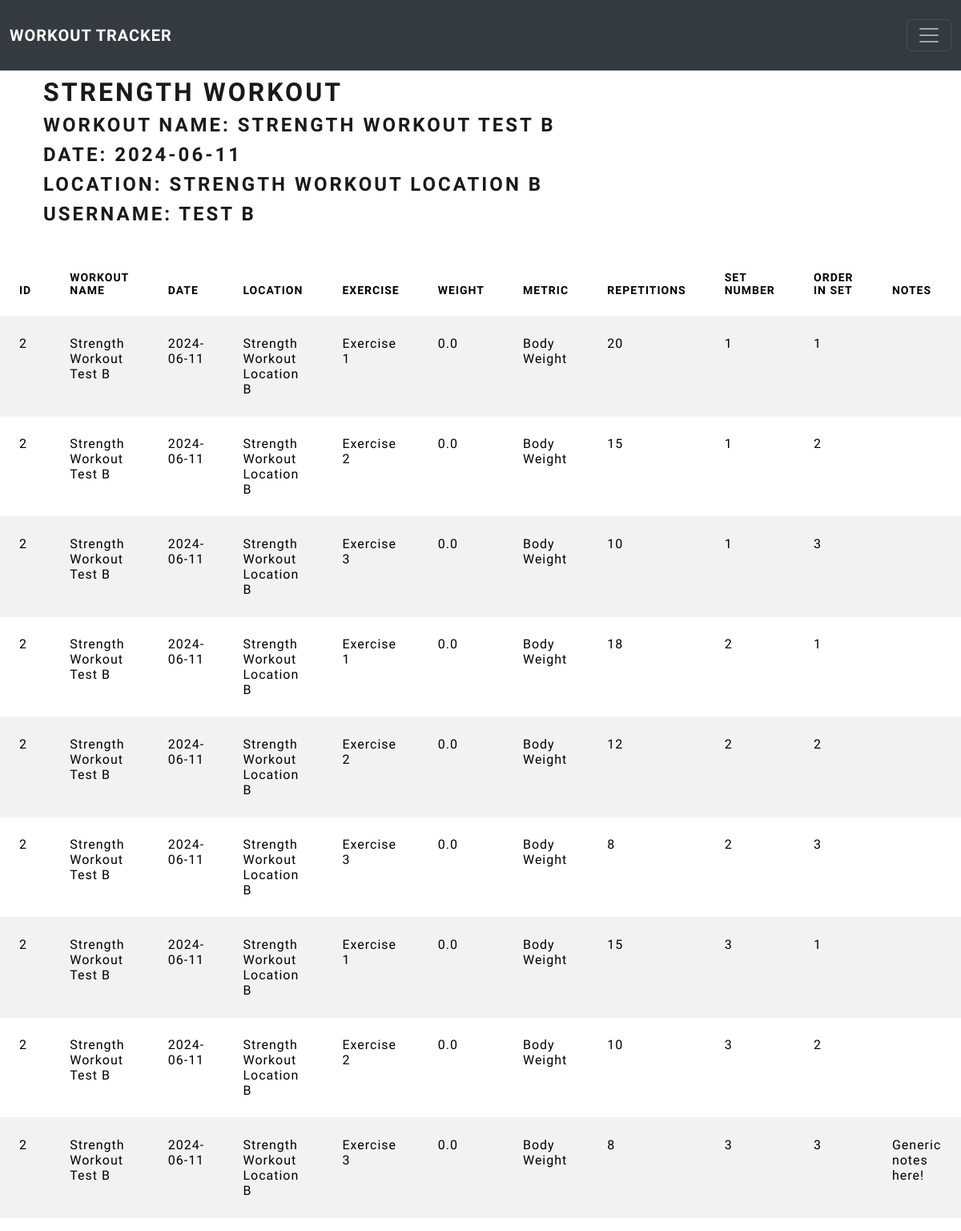
Page /view_single_strength_workout/2/2 (signed in) on the committed database.
### workouts/models.py (models this page shows, shortened)
class StrengthTraining(db.Model):
    __tablename__ = 'strength_training'
    users = db.relationship(User)
    id = db.Column(db.Integer, primary_key=True)
    user_id = db.Column(db.Integer, db.ForeignKey('users.id'), nullable=False)
    workout_name = db.Column(db.String(140), nullable=False)
    date = db.Column(db.Date, nullable=False, default=datetime.utcnow)
    location = db.Column(db.String, nullable=False)
    exercise = db.Column(db.String(140), nullable=False)
    weight = db.Column(db.Float, nullable=False)
    metric = db.Column(db.String, nullable=False)
    repetitions = db.Column(db.Integer, nullable=False)
    set_number = db.Column(db.Integer, nullable=False)
    order_in_set = db.Column(db.Integer, nullable=False)
    notes = db.Column(db.Text, nullable=False)
    exercise_count = db.Column(db.Integer, nullable=False)
    set_count = db.Column(db.Integer, nullable=False)
    sub_id = db.Column(db.Integer, nullable=False)

class User(db.Model, UserMixin):
    __tablename__ = 'users'
    id = db.Column(db.Integer, primary_key=True)
    email = db.Column(db.String(64), unique=True, index=True)
    username = db.Column(db.String(64), unique=True, index=True)
    password_hash = db.Column(db.String(128))
    strength_workouts_sub = db.relationship('StrengthTrainingSub', backref='athlete', lazy=True)
    strength_workouts = db.relationship('StrengthTraining', backref='athlete', lazy=True)
    cardio_workouts_sub = db.relationship('CardioTrainingSub', backref='athlete', lazy=True)
    cardio_workouts = db.relationship('CardioTraining', backref='athlete', lazy=True)
    recovery_questions = db.relationship('RecoveryQuestions', backref='athlete', lazy=True)

### workouts/strength_training/views.py (the view)
@strength_training.route('/view_single_strength_workout/<int:strength_workout_id>/<int:strength_user_id>')
def single_strength_workout(strength_workout_id, strength_user_id):
    strength_workout = StrengthTraining.query.filter_by(sub_id=strength_workout_id).filter_by(user_id=strength_user_id).all()
    table_username = User.query.filter_by(id=strength_user_id).first().username
    enable_edit = strength_workout[0].user_id == current_user.id
    return render_template('view_single_strength_workout.html',
                           strength_workout=strength_workout,
                           enable_edit=enable_edit,
                           table_username=table_username)

### workouts/models.py (called while the page is built)
@login_manager.user_loader
def load_user(user_id):
    return User.query.get(user_id)

### workouts/templates/view_single_strength_workout.html (shortened to what this page needs)
{% extends "base.html" %}
{% block content %}
    <div class="container">
    <h1>Strength Workout</h1>
    <h3>Workout Name: {{strength_workout[0].workout_name}}</h3>
    <h3>Date: {{strength_workout[0].date}}</h3>
    <h3>Location: {{strength_workout[0].location}}</h3>
    <h3>Username: {{table_username}}</h3>
    </div>
    </div>
    <br>
    <div class="table-responsive">
    <table id="data" class="table table-striped">
        <thead>
            <tr>
                <th>ID</th>
                <th>Workout Name</th>
                <th>Date</th>
                <th>Location</th>
                <th>Exercise</th>
                <th>Weight</th>
                <th>Metric</th>
                <th>Repetitions</th>
                <th>Set Number</th>
                <th>Order In Set</th>
                <th>Notes</th>
            </tr>
        </thead>
        <tbody>
            {% for exercise_set in strength_workout %}
            <tr>
                <td>{{ exercise_set.sub_id }}</td>
                <td>{{ exercise_set.workout_name }}</td>
                <td>{{ exercise_set.date }}</td>
                <td>{{ exercise_set.location }}</td>
                <td>{{ exercise_set.exercise }}</td>
                <td>{{ exercise_set.weight }}</td>
                <td>{{ exercise_set.metric }}</td>
                <td>{{ exercise_set.repetitions }}</td>
                <td>{{ exercise_set.set_number }}</td>
                <td>{{ exercise_set.order_in_set }}</td>
                <td>{{ exercise_set.notes }}</td>
            </tr>
            {% endfor %}
        </tbody>
    </table>
    </div>
{% endblock %}

### rows in the picture
StrengthTraining: workout_name "STRENGTH WORKOUT TEST B", date "2024-06-11", location "STRENGTH WORKOUT LOCATION B", sub_id "2", workout_name "Strength Workout Test B", location "Strength Workout Location B", exercise "Exercise 1", weight "0.0", metric "Body Weight", repetitions "20", set_number "1", order_in_set "1"
User: username "TEST B"
StrengthTraining: sub_id "2", workout_name "Strength Workout Test B", date "2024-06-11", location "Strength Workout Location B", exercise "Exercise 2", weight "0.0", metric "Body Weight", repetitions "15", set_number "1", order_in_set "2"
StrengthTraining: sub_id "2", workout_name "Strength Workout Test B", date "2024-06-11", location "Strength Workout Location B", exercise "Exercise 3", weight "0.0", metric "Body Weight", repetitions "10", set_number "1", order_in_set "3"
StrengthTraining: sub_id "2", workout_name "Strength Workout Test B", date "2024-06-11", location "Strength Workout Location B", exercise "Exercise 1", weight "0.0", metric "Body Weight", repetitions "18", set_number "2", order_in_set "1"
StrengthTraining: sub_id "2", workout_name "Strength Workout Test B", date "2024-06-11", location "Strength Workout Location B", exercise "Exercise 2", weight "0.0", metric "Body Weight", repetitions "12", set_number "2", order_in_set "2"
StrengthTraining: sub_id "2", workout_name "Strength Workout Test B", date "2024-06-11", location "Strength Workout Location B", exercise "Exercise 3", weight "0.0", metric "Body Weight", repetitions "8", set_number "2", order_in_set "3"
StrengthTraining: sub_id "2", workout_name "Strength Workout Test B", date "2024-06-11", location "Strength Workout Location B", exercise "Exercise 1", weight "0.0", metric "Body Weight", repetitions "15", set_number "3", order_in_set "1"
StrengthTraining: sub_id "2", workout_name "Strength Workout Test B", date "2024-06-11", location "Strength Workout Location B", exercise "Exercise 2", weight "0.0", metric "Body Weight", repetitions "10", set_number "3", order_in_set "2"
StrengthTraining: sub_id "2", workout_name "Strength Workout Test B", date "2024-06-11", location "Strength Workout Location B", exercise "Exercise 3", weight "0.0", metric "Body Weight", repetitions "8", set_number "3", order_in_set "3", notes "Generic notes here!"
